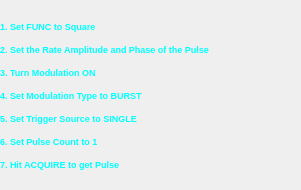
<?xml version="1.0" encoding="UTF-8"?>
<ui version="4.0">
 <class>mainWindow</class>
 <widget class="QMainWindow" name="mainWindow">
  <property name="geometry">
   <rect>
    <x>0</x>
    <y>0</y>
    <width>301</width>
    <height>190</height>
   </rect>
  </property>
  <property name="windowTitle">
   <string>DS345 Help</string>
  </property>
  <widget class="QWidget" name="centralwidget">
   <widget class="caFrame" name="caframe">
    <property name="geometry">
     <rect>
      <x>0</x>
      <y>0</y>
      <width>301</width>
      <height>191</height>
     </rect>
    </property>
    <property name="background">
     <color>
      <red>69</red>
      <green>69</green>
      <blue>71</blue>
     </color>
    </property>
    <property name="backgroundMode">
     <enum>caFrame::Filled</enum>
    </property>
    <widget class="caLabel" name="calabel">
     <property name="geometry">
      <rect>
       <x>0</x>
       <y>0</y>
       <width>331</width>
       <height>191</height>
      </rect>
     </property>
     <property name="font">
      <font>
       <pointsize>6</pointsize>
       <weight>50</weight>
       <bold>false</bold>
      </font>
     </property>
     <property name="text">
      <string>&lt;html&gt;&lt;head/&gt;&lt;body&gt;&lt;p&gt;&lt;span style=&quot; font-size:7pt; font-weight:600; color:#00ffff;&quot;&gt;1. Set FUNC to Square&lt;/span&gt;&lt;/p&gt;&lt;p&gt;&lt;span style=&quot; font-size:7pt; font-weight:600; color:#00ffff;&quot;&gt;2. Set the Rate Amplitude and Phase of the Pulse&lt;/span&gt;&lt;/p&gt;&lt;p&gt;&lt;span style=&quot; font-size:7pt; font-weight:600; color:#00ffff;&quot;&gt;3. Turn Modulation ON&lt;/span&gt;&lt;/p&gt;&lt;p&gt;&lt;span style=&quot; font-size:7pt; font-weight:600; color:#00ffff;&quot;&gt;4. Set Modulation Type to BURST&lt;/span&gt;&lt;/p&gt;&lt;p&gt;&lt;span style=&quot; font-size:7pt; font-weight:600; color:#00ffff;&quot;&gt;5. Set Trigger Source to SINGLE&lt;/span&gt;&lt;/p&gt;&lt;p&gt;&lt;span style=&quot; font-size:7pt; font-weight:600; color:#00ffff;&quot;&gt;6. Set Pulse Count to 1&lt;/span&gt;&lt;/p&gt;&lt;p&gt;&lt;span style=&quot; font-size:7pt; font-weight:600; color:#00ffff;&quot;&gt;7. Hit ACQUIRE to get Pulse&lt;/span&gt;&lt;/p&gt;&lt;/body&gt;&lt;/html&gt;</string>
     </property>
     <property name="textFormat">
      <enum>Qt::RichText</enum>
     </property>
     <property name="alignment">
      <set>Qt::AlignLeading|Qt::AlignLeft|Qt::AlignVCenter</set>
     </property>
     <property name="foreground">
      <color>
       <red>176</red>
       <green>176</green>
       <blue>176</blue>
      </color>
     </property>
     <property name="background">
      <color>
       <red>69</red>
       <green>69</green>
       <blue>71</blue>
      </color>
     </property>
     <property name="visibility">
      <enum>caLabel::StaticV</enum>
     </property>
    </widget>
   </widget>
  </widget>
 </widget>
 <customwidgets>
  <customwidget>
   <class>caFrame</class>
   <extends>QFrame</extends>
   <header>caFrame</header>
   <container>1</container>
  </customwidget>
  <customwidget>
   <class>caLabel</class>
   <extends>QLabel</extends>
   <header>caLabel</header>
  </customwidget>
 </customwidgets>
 <resources/>
 <connections/>
</ui>
